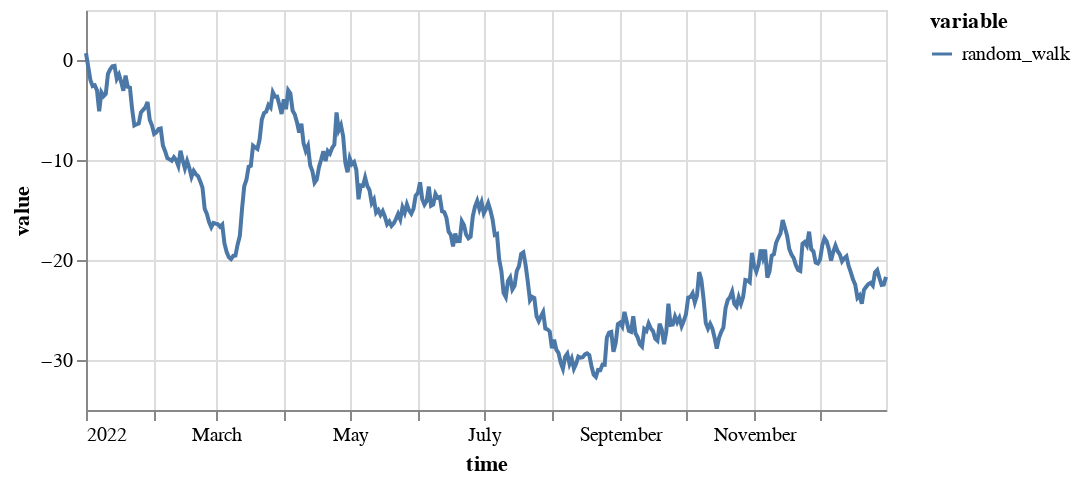

Notebook source saved alongside this figure:
### Code cell
ts.plot()

### Figure 1 — Vega specification as saved in the notebook (floating-point values rounded to 4 significant figures; data arrays with more than 128 entries replaced by an {"elided": "..."} marker saying what was removed)
{"$schema": "https://vega.github.io/schema/vega/v5.json", "data": [{"name": "source_0", "values": {"elided": "365 records"}, "transform": [{"type": "formula", "expr": "toDate(datum['time'])", "as": "time"}]}, {"name": "source_0_y_domain_value", "values": [{"min": -31.7, "max": 0.6818}]}, {"name": "source_0_color_domain_variable", "values": [{"variable": "random_walk"}]}], "marks": [{"type": "group", "name": "layer_0_pathgroup", "from": {"facet": {"data": "source_0", "name": "faceted_path_layer_0_main", "groupby": ["variable"]}}, "encode": {"update": {"height": {"field": {"signal": null, "datum": null, "group": "height", "parent": null}}, "width": {"field": {"signal": null, "datum": null, "group": "width", "parent": null}}}}, "marks": [{"type": "line", "name": "layer_0_marks", "from": {"data": "faceted_path_layer_0_main"}, "sort": {"field": "x"}, "encode": {"update": {"defined": {"signal": "isValid(datum[\"time\"]) && isFinite(+datum[\"time\"]) && isValid(datum[\"value\"]) && isFinite(+datum[\"value\"])"}, "stroke": {"field": "variable", "scale": "color"}, "x": {"field": "time", "scale": "x"}, "y": {"field": "value", "scale": "y"}}}, "style": ["line"]}]}], "scales": [{"name": "x", "type": "time", "domain": {"data": "source_0", "field": "time"}, "range": [0, {"signal": "width"}]}, {"name": "y", "type": "linear", "domain": [{"signal": "(data(\"source_0_y_domain_value\")[0] || {}).min"}, {"signal": "(data(\"source_0_y_domain_value\")[0] || {}).max"}], "range": [{"signal": "height"}, 0], "nice": true, "zero": true}, {"name": "color", "type": "ordinal", "domain": {"data": "source_0_color_domain_variable", "field": "variable", "sort": true}, "range": "category"}], "axes": [{"scale": "x", "minExtent": 0, "aria": false, "labels": false, "domain": false, "gridScale": "y", "orient": "bottom", "grid": true, "tickCount": {"signal": "ceil(width/40)"}, "maxExtent": 0, "ticks": false, "zindex": 0}, {"scale": "y", "zindex": 0, "gridScale": "x", "ticks": false, "orient": "left", "domain": false, "maxExtent": 0, "aria": false, "grid": true, "tickCount": {"signal": "ceil(height/40)"}, "minExtent": 0, "labels": false}, {"scale": "x", "title": "time", "labelOverlap": true, "orient": "bottom", "grid": false, "labelFlush": true, "zindex": 0, "tickCount": {"signal": "ceil(width/40)"}}, {"scale": "y", "orient": "left", "title": "value", "grid": false, "zindex": 0, "labelOverlap": true, "tickCount": {"signal": "ceil(height/40)"}}], "height": 200, "width": 400, "style": "cell", "background": "white", "legends": [{"stroke": "color", "symbolType": "stroke", "title": "variable"}], "padding": 5}
